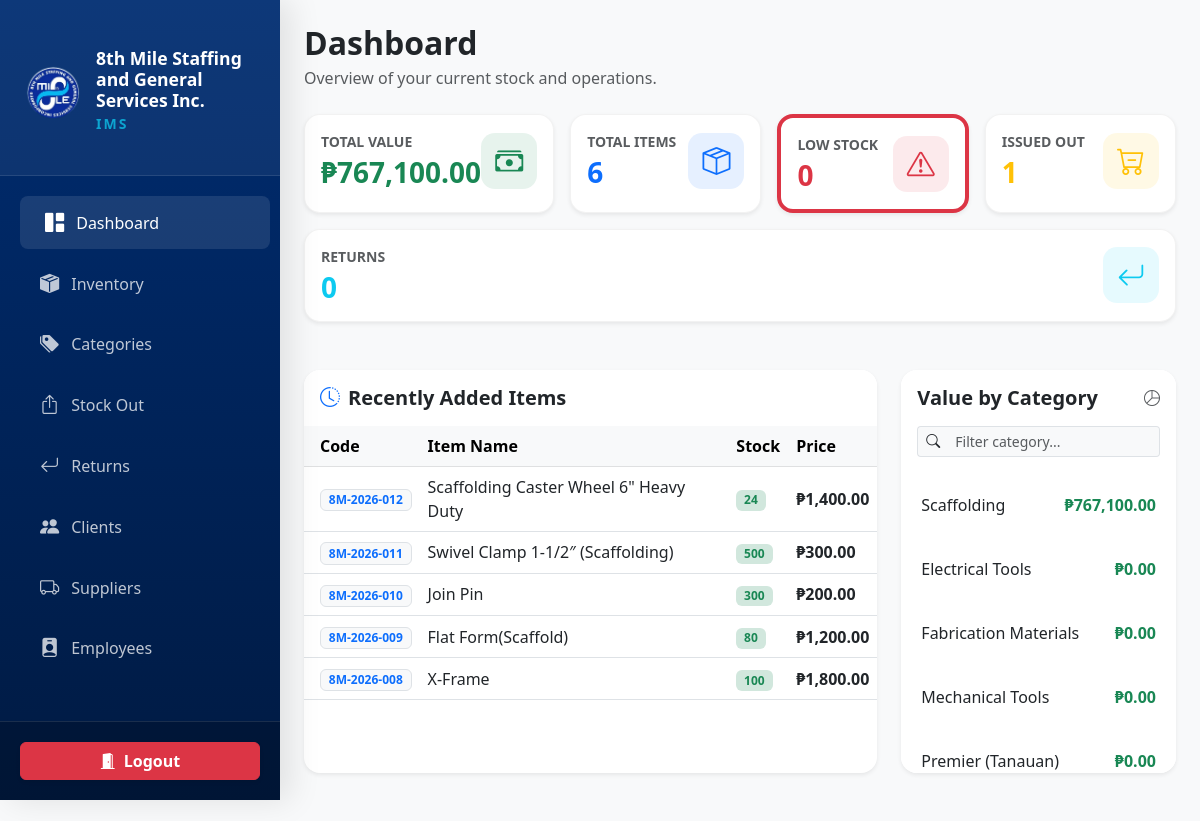
/dashboard.php (signed in), run on the app's committed database.
### tables this page shows
CREATE TABLE `products` (
  `productID` int(11) NOT NULL,
  `name` varchar(150) NOT NULL,
  `sku` varchar(100) NOT NULL,
  `category_id` int(11) DEFAULT NULL,
  `quantity` int(11) NOT NULL DEFAULT 0,
  `unit_price` decimal(10,2) DEFAULT 0.00,
  `created_at` timestamp NOT NULL DEFAULT current_timestamp(),
  `updated_at` timestamp NOT NULL DEFAULT current_timestamp(),
  `supplier` varchar(150) DEFAULT NULL
);

### dashboard.php (the view, shortened to what this page needs)
<?php
include('config.php');
$totalItems = mysqli_fetch_assoc(mysqli_query($conn, "SELECT COUNT(*) as t FROM products"))['t'];
$lowStock = mysqli_fetch_assoc(mysqli_query($conn, "SELECT COUNT(*) as t FROM products WHERE quantity < 10"))['t'];
$issuedOut = mysqli_fetch_assoc(mysqli_query($conn, "SELECT COUNT(*) as t FROM stock_out"))['t'];
$returns = mysqli_fetch_assoc(mysqli_query($conn, "SELECT COUNT(*) as t FROM returns"))['t'];
$totalValue = mysqli_fetch_assoc(mysqli_query($conn, "SELECT SUM(quantity * unit_price) as t FROM products"))['t'] ?? 0;
$catTotalsQuery = "SELECT c.name, SUM(p.quantity * p.unit_price) as cat_total
                   FROM categories c
                   LEFT JOIN products p ON c.category_id = p.category_id
                   GROUP BY c.category_id
                   ORDER BY cat_total DESC";
$catTotalsResult = mysqli_query($conn, $catTotalsQuery);
?>
<!DOCTYPE html>
<html lang="en">
<head>
    <link href="https://cdn.jsdelivr.net/npm/bootstrap@5.3.0/dist/css/bootstrap.min.css" rel="stylesheet">
    <link rel="stylesheet" href="https://cdn.jsdelivr.net/npm/bootstrap-icons@1.11.0/font/bootstrap-icons.css">
</head>
<body>
    <?php include('sidebar.php'); ?>
    <main id="main-content" class="p-3 p-md-4">
        <div class="container-fluid p-0">
            <div class="mb-4 animate-fade-up">
                <h2 class="fw-bold text-dark mb-1">Dashboard</h2>
                <p class="text-muted">Overview of your current stock and operations.</p>
            </div>
            <div class="row g-3 mb-5">
                <div class="col-md-4 col-lg animate-fade-up delay-1">
                    <a href="inventory.php" class="text-decoration-none">
                        <div class="card stat-card shadow-sm p-3 h-100">
                            <div class="d-flex justify-content-between align-items-center">
                                <div>
                                    <p class="text-muted small fw-bold text-uppercase mb-1 text-dark">Total Value</p>
                                    <h3 class="fw-bold mb-0 text-success">₱<?php echo number_format($totalValue, 2); ?></h3>
                                </div>
                                <div class="icon-box bg-success bg-opacity-10 text-success">
                                    <i class="bi bi-cash-stack fs-3"></i>
                                </div>
                            </div>
                        </div>
                    </a>
                </div>
                <div class="col-md-4 col-lg animate-fade-up delay-1">
                    <a href="inventory.php" class="text-decoration-none">
                        <div class="card stat-card shadow-sm p-3 h-100">
                            <div class="d-flex justify-content-between align-items-center">
                                <div>
                                    <p class="text-muted small fw-bold text-uppercase mb-1 text-dark">Total Items</p>
                                    <h3 class="fw-bold mb-0 text-primary"><?php echo number_format($totalItems); ?></h3>
                                </div>
                                <div class="icon-box bg-primary bg-opacity-10 text-primary">
                                    <i class="bi bi-box-seam fs-3"></i>
                                </div>
                            </div>
                        </div>
                    </a>
                </div>
                <div class="col-md-4 col-lg animate-fade-up delay-2">
                    <a href="inventory.php?filter=low_stock" class="text-decoration-none">
                        <div class="card stat-card shadow-sm p-3 h-100 border-start border-danger border-4">
                            <div class="d-flex justify-content-between align-items-center">
                                <div>
                                    <p class="text-muted small fw-bold text-uppercase mb-1 text-dark">Low Stock</p>
                                    <h3 class="fw-bold mb-0 text-danger"><?php echo $lowStock; ?></h3>
                                </div>
                                <div class="icon-box bg-danger bg-opacity-10 text-danger">
                                    <i class="bi bi-exclamation-triangle fs-3"></i>
                                </div>
                            </div>
                        </div>
                    </a>
                </div>
                <div class="col-md-6 col-lg animate-fade-up delay-3">
                    <a href="stock_out.php" class="text-decoration-none">
                        <div class="card stat-card shadow-sm p-3 h-100">
                            <div class="d-flex justify-content-between align-items-center">
                                <div>
                                    <p class="text-muted small fw-bold text-uppercase mb-1 text-dark">Issued Out</p>
                                    <h3 class="fw-bold mb-0 text-warning"><?php echo $issuedOut; ?></h3>
                                </div>
                                <div class="icon-box bg-warning bg-opacity-10 text-warning">
                                    <i class="bi bi-cart-dash fs-3"></i>
                                </div>
                            </div>
                        </div>
                    </a>
                </div>
                <div class="col-md-6 col-lg animate-fade-up delay-4">
                    <a href="returns.php" class="text-decoration-none">
                        <div class="card stat-card shadow-sm p-3 h-100">
                            <div class="d-flex justify-content-between align-items-center">
                                <div>
                                    <p class="text-muted small fw-bold text-uppercase mb-1 text-dark">Returns</p>
                                    <h3 class="fw-bold mb-0 text-info"><?php echo $returns; ?></h3>
                                </div>
                                <div class="icon-box bg-info bg-opacity-10 text-info">
                                    <i class="bi bi-arrow-return-left fs-3"></i>
                                </div>
                            </div>
                        </div>
                    </a>
                </div>
            </div>
            <div class="row g-4 mb-4">
                <div class="col-lg-8 animate-fade-up delay-4">
                    <div class="card shadow-sm table-card h-100">
                        <div class="card-header bg-white py-3 border-0">
                            <h5 class="mb-0 fw-bold"><i class="bi bi-clock-history me-2 text-primary"></i>Recently Added Items</h5>
                        </div>
                        <div class="table-responsive">
                            <table class="table align-middle mb-0">
                                <thead class="table-light">
                                    <tr><th class="ps-3">Code</th><th>Item Name</th><th>Stock</th><th>Price</th></tr>
                                </thead>
                                <tbody>
                                    <?php
                                    $recent = mysqli_query($conn, "SELECT * FROM products ORDER BY productID DESC LIMIT 5");
                                    if(mysqli_num_rows($recent) > 0) {
                                        while($row = mysqli_fetch_assoc($recent)) {
                                            echo "<tr>
                                                <td class='ps-3'><span class='badge bg-light text-primary border'>".$row['sku']."</span></td>
                                                <td class='fw-medium'>".$row['name']."</td>
                                                <td><span class='badge ".($row['quantity'] < 10 ? 'bg-danger-subtle text-danger' : 'bg-success-subtle text-success')."'>".$row['quantity']."</span></td>
                                                <td class='fw-bold'>₱".number_format($row['unit_price'], 2)."</td>
                                            </tr>";
                                        }
                                    } else { echo "<tr><td colspan='4' class='text-center py-4 text-muted'>No items found.</td></tr>"; }
                                    ?>
                                </tbody>
                            </table>
                        </div>
                    </div>
                </div>
                <div class="col-lg-4 animate-fade-up delay-5">
                    <div class="card shadow-sm table-card h-100">
                        <div class="card-header bg-white py-3 border-0 d-flex justify-content-between align-items-center">
                            <h5 class="mb-0 fw-bold">Value by Category</h5>
                            <i class="bi bi-pie-chart text-muted"></i>
                        </div>
                        <div class="card-body p-0">
                            <div class="px-3 pb-3">
                                <div class="input-group input-group-sm">
                                    <span class="input-group-text bg-light border-end-0"><i class="bi bi-search"></i></span>
                                    <input type="text" id="catSearch" class="form-control bg-light border-start-0" placeholder="Filter category...">
                                </div>
                            </div>
                            <div class="custom-scroll" style="max-height: 300px; overflow-y: auto;">
                                <ul class="list-group list-group-flush" id="catList">
                                    <?php
                                    if(mysqli_num_rows($catTotalsResult) > 0) {
                                        while($cat = mysqli_fetch_assoc($catTotalsResult)):
                                    ?>
                                    <li class="list-group-item d-flex justify-content-between align-items-center p-3 hover-bg-light border-start border-white border-4" onmouseover="this.style.borderColor='var(--8th-blue)'" onmouseout="this.style.borderColor='transparent'">
                                        <span class="text-dark fw-medium"><?php echo htmlspecialchars($cat['name']); ?></span>
                                        <span class="fw-bold text-success">₱<?php echo number_format($cat['cat_total'] ?? 0, 2); ?></span>
                                    </li>
                                    <?php
                                        endwhile;
                                    } else {
                                        echo "<li class='list-group-item p-3 text-center text-muted'>No categories found.</li>";
                                    }
                                    ?>
                                </ul>
                            </div>
                        </div>
                    </div>
                </div>
            </div>
        </div>
    </main>
</body>
</html>

### dashboard.php (style rules this page uses)
:root { --8th-blue: #002d72; }
body { background-color: #f8f9fa; }
#main-content { transition: margin-left 0.3s; width: 100%; overflow-x: hidden; }
@media (min-width: 992px) { #main-content { margin-left: 280px; width: calc(100% - 280px); } }
.animate-fade-up { animation: fadeInUp 0.6s ease forwards; }
.delay-1 { animation-delay: 0.1s; }
.delay-2 { animation-delay: 0.2s; }
.delay-3 { animation-delay: 0.3s; }
.delay-4 { animation-delay: 0.4s; }
.stat-card { border: 1px solid rgba(0,0,0,0.05); border-radius: 16px; background: #fff; transition: all 0.3s cubic-bezier(0.4, 0, 0.2, 1); }
.icon-box { width: 56px; height: 56px; border-radius: 14px; display: flex; align-items: center; justify-content: center; }
.table-card { border-radius: 16px; overflow: hidden; border: none; }

### sidebar.php (style rules this page uses)
:root { --8th-blue: #002d72; --8th-blue-light: #003d9a; --8th-accent: #66b2ff; --sidebar-width: 280px; }
* { transition: all 0.2s ease-in-out; }

### data on the page
products: sku "8M-2026-012", name "Scaffolding Caster Wheel 6\" Heavy Duty", quantity "24", unit_price "1,400.00"
products: sku "8M-2026-011", name "Swivel Clamp 1-1/2″ (Scaffolding)", quantity "500", unit_price "300.00"
products: sku "8M-2026-010", name "Join Pin", quantity "300", unit_price "200.00"
products: sku "8M-2026-009", name "Flat Form(Scaffold)", quantity "80", unit_price "1,200.00"
products: sku "8M-2026-008", name "X-Frame", quantity "100", unit_price "1,800.00"

### other printed values
$totalValue "767,100.00"
$totalItems "6"
$lowStock "0"
$issuedOut "1"
$returns "0"
$cat['name'] "Scaffolding"
$cat['cat_total'] "767,100.00"
$cat['name'] "Electrical Tools"
$cat['cat_total'] "0.00"
$cat['name'] "Fabrication Materials"
$cat['name'] "Mechanical Tools"
$cat['name'] "Premier (Tanauan)"
